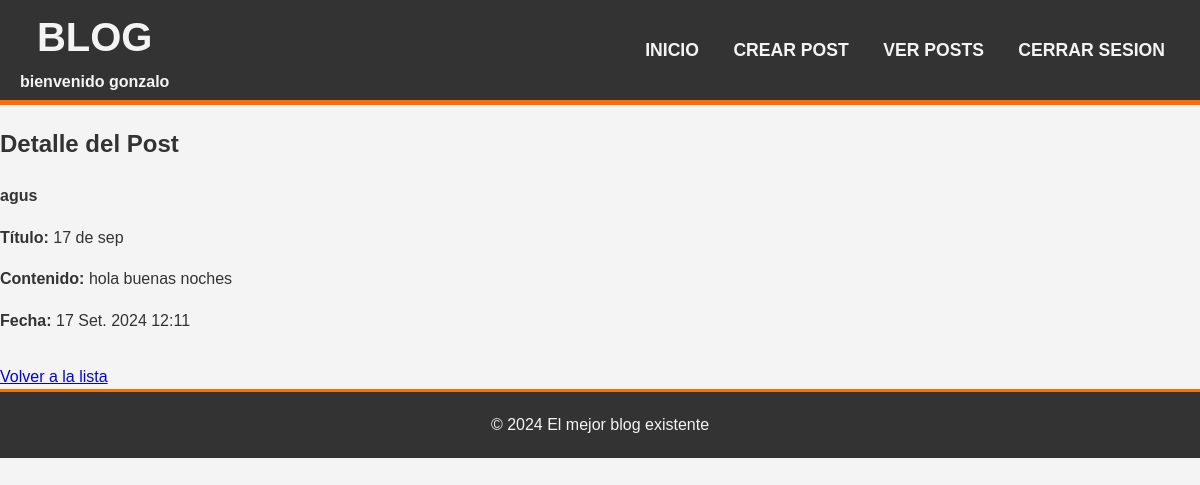
The app's page /posts/31 (signed in) with its own data.
### post/models.py (models this page shows, shortened)
class Posteo(models.Model):
    titulo = models.CharField(max_length=120)
    contenido= models.TextField()
    Fecha_de_publicacion = models.DateTimeField(auto_now_add=True)
    author= models.ForeignKey(User, on_delete=models.CASCADE, related_name='post_manage')

### post/views.py (the view)
# urls.py: path('posts/<int:pk>', views.post_detail, name='detalle_posteo'),
@login_required
def post_detail(request, pk):
    post = get_object_or_404(Posteo, pk=pk)
    return render(request, 'post.html', {'post': post})

### post/templates/post.html (shortened to what this page needs)
{% extends 'base.html' %}
{% block content %}
<div class="centered-content">
    <h2>Detalle del Post</h2>
</div>
<div class="post-container">
    <div class="post-card">
        <strong class="user">{{post.author}}</strong><br>
        <p><strong>Título:</strong> {{ post.titulo }}<br></p>
        <p><strong>Contenido:</strong> {{ post.contenido }}<br></p>
        <p><strong>Fecha:</strong> {{ post.Fecha_de_publicacion }}<br></p>
    </div>
</div>
<div class="centered-content" style="margin-top: 30px;">
    <a href="{% url 'lista_posteos' %}" class="btn">Volver a la lista</a>
</div>
{% endblock %}

### post/templates/base.html (shortened to what this page needs)
<!DOCTYPE html>
<html lang="es">
<head>
    {% load static %}
    <link rel="stylesheet" href="{% static 'css/styles.css' %}">
    <link rel="stylesheet" href="{% static 'css/adicionales.css' %}">
</head>
<body>
    <header>
        <div class="header">
        <h1>BLOG</h1>
        <p><strong> bienvenido {{ user.username }}</strong> </p>
        </div>
        <nav>
            <ul>
                {% if user.is_authenticated %}
                <li><a href="{% url 'home' %}">INICIO</a> </li>
                <li><a href="{% url 'crear' %}">CREAR POST</a></li>
                <li><a href="{% url 'lista_posteos' %}">VER POSTS</a></li>
                <li><a href="{% url 'logout' %}">CERRAR SESION</a></li>
                {% else %}
                <li><a href="{% url 'login' %}">INICIAR SESION</a></li>
                <li><a href="{% url 'register' %}">REGISTRARSE </a></li>
                {% endif %}
            </ul>
        </nav>
    </header>
    <main>
        {% block content %}
        {% endblock %}
    </main>
    <footer>
       © 2024 El mejor blog existente
    </footer>
</body>
</html>

### post/static/css/styles.css (style rules this page uses)
:root { --color-naranja: #ff6f00; --color-gris: #333333; --color-claro: #f4f4f4; }
body { font-family: Arial, Helvetica, sans-serif; background-color: var(--color-claro); color: var(--color-gris); margin: 0; padding: 0; line-height: 1.6; min-height: 100vh; }
header { display: flex; align-items: center; justify-content: space-between; background-color: var(--color-gris); color: var(--color-claro); padding: 0 20px; text-align: center; border-bottom: 5px solid var(--color-naranja); height: 100px; }
header h1 { margin: 0 auto; text-align: center; font-size: 2.5em; flex-grow: 1; }
header p { margin: 0; text-align: center; color: var(--color-claro); }
nav ul { list-style-type: none; padding: 0; margin: 0; text-align: center; }
nav ul li { display: inline; margin: 0 15px; }
nav ul li a { color: var(--color-claro); text-decoration: none; font-weight: bold; font-size: 1.1em; transition: color 0.5s ease; }
footer { background-color: var(--color-gris); color: var(--color-claro); text-align: center; padding: 20px; border-top: 3px solid var(--color-naranja); }

### records on screen
Posteo: author "agus", titulo "17 de sep", contenido "hola buenas noches", Fecha_de_publicacion "17 Set. 2024 12:11"

### other values on screen
{{ user.username }} "gonzalo"
